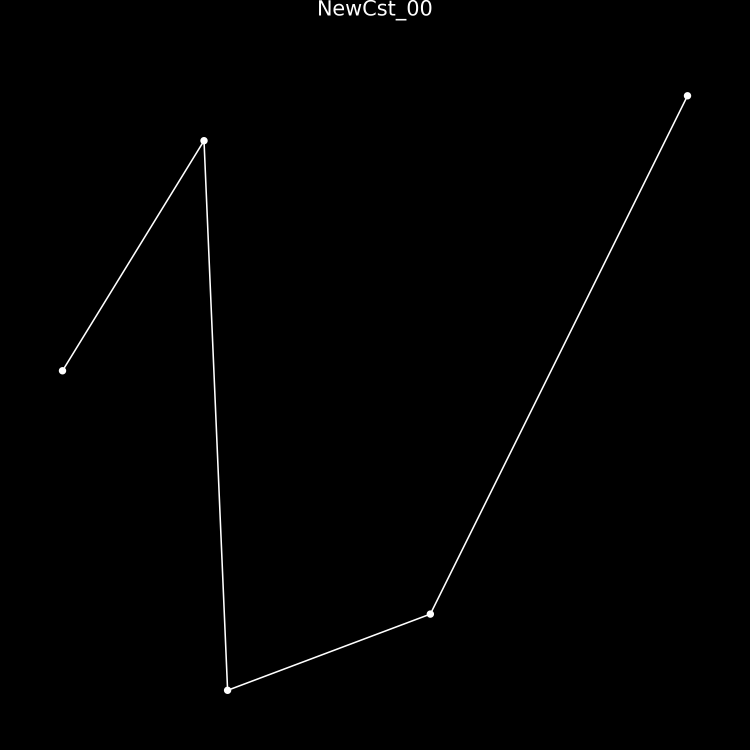
#> input picture constellation_maps/0_NewCst_00.png, 3000 x 2999 px, found by its file name (shown at 1/4 size); its folder holds only this picture in this run
$ python api_doubao.py
#> lines starting #> are read from the running program, lines starting #| are printed output that depends on the picture; after the words box and inside, x2 and y2 are one past the last pixel; in counts of white or black regions, pixels touching at a corner belong together
import os
import numpy as np
from PIL import Image
from skimage import measure, filters
from skimage.color import rgb2gray
import pandas as pd
import requests
import json
import time
import hmac
import hashlib
from concurrent.futures import ThreadPoolExecutor, as_completed

# --- 1. 配置区域 ---
DOUBAO_API_KEY = os.getenv("DOUBAO_API_KEY", "")
DOUBAO_SECRET_KEY = os.getenv("DOUBAO_SECRET_KEY", "")
IMAGE_DIR = "D:\code\constellation_maps"  # 存放星座图片的文件夹路径
OUTPUT_EXCEL = "naming_system.xlsx"  # 输出结果文件名
MAX_WORKERS = 5  # 并发处理数量，根据你的网络和CPU调整

# --- 2. 核心功能函数 ---

def generate_doubao_token(api_key, secret_key, expire=3600):
    """生成豆包API的访问令牌"""
    current_time = int(time.time())
    to_sign = f"{api_key}{current_time}{expire}"
    signature = hmac.new(
        secret_key.encode("utf-8"),
        to_sign.encode("utf-8"),
        hashlib.sha256
    ).hexdigest()
    return f"{api_key}:{signature}:{current_time}:{expire}"

def extract_shape_features(image_path):
    """
    使用Pillow和scikit-image提取图片中星座的形态特征。
    返回一个包含特征描述的字符串。
    """
    try:
        # 1. 使用Pillow打开图片并转换为灰度图
        with Image.open(image_path) as img:
            # 如果是彩色图，转换为灰度图
#> img is the input picture: PIL image 3000x2999 RGBA; mean R, G, B, A 1.5, 1.5, 1.5, 255
            if img.mode != 'L':
                img = img.convert('L')
#> img: PIL image 3000x2999 L
            # 转换为numpy数组
            img_array = np.array(img)

        # 2. 二值化处理 (模拟 cv2.threshold)
        # 使用Otsu's方法自动寻找最佳阈值，适合前景和背景对比明显的图像
        thresh_value = filters.threshold_otsu(img_array)
#> thresh_value = 122
        # 对图像进行二值化，大于阈值的为1（前景），小于的为0（背景）
        # 注意：我们反转了阈值，因为通常星图是白色星星在黑色背景上
        binary_mask = img_array < thresh_value
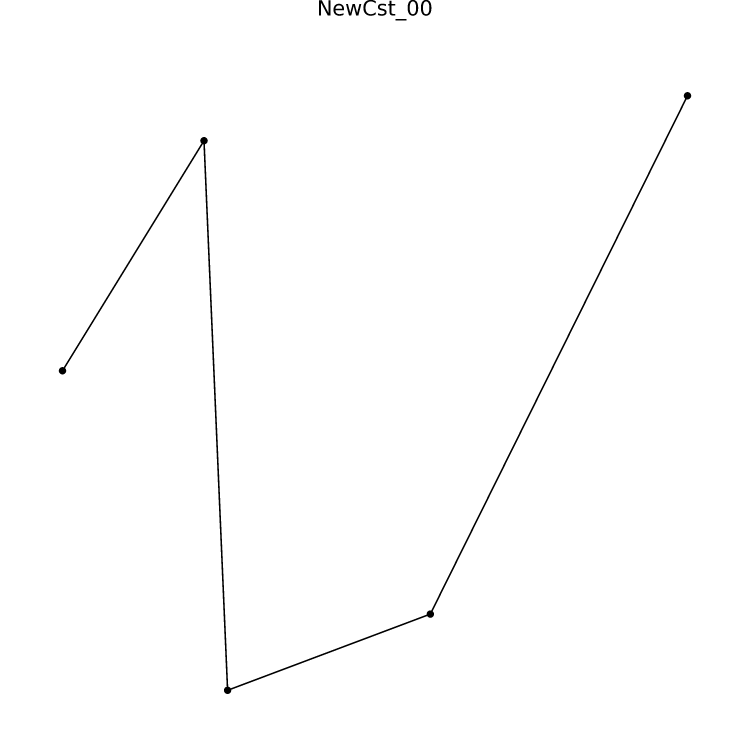
#> binary_mask: shape (2999, 3000) bool (shown at 1/4 size); 99.4% white; 10 black regions, largest, box (x1, y1, x2, y2) and area: (235, 368, 2765, 2776) 43338, (1276, 1, 1322, 62) 1436, (1384, 16, 1445, 62) 1234

        # 3. 查找轮廓 (模拟 cv2.findContours)
        # measure.find_contours返回的是轮廓的坐标点列表
        contours = measure.find_contours(binary_mask, level=0.5)
#> contours = 13 point arrays, longest 16227 points

        # 4. 分析轮廓
        shape_types = []
        star_count = 0
        line_segments = 0

        for contour in contours:
            # contour是一个Nx2的数组，包含轮廓上点的坐标

            # 计算轮廓的面积 (模拟 cv2.contourArea)
            area = measure.area(contour)

            # 计算轮廓的周长 (模拟 cv2.arcLength)
            perimeter = measure.perimeter(contour)

            # 简单分类：小面积的视为星点，大面积的视为连线或形状
            if area < 50:  # 星点
                star_count += 1
            else:  # 连线或形状
                if perimeter > 100:  # 较长的轮廓视为连线
                    line_segments += 1
                else:  # 较短的轮廓尝试识别形状
                    # 计算轮廓的多边形逼近 (模拟 cv2.approxPolyDP)
                    # 使用轮廓的凸包来简化形状
                    hull = measure.convex_hull_object(contour)
                    # 计算凸包的顶点数
                    num_vertices = len(hull.vertices)

                    if num_vertices == 3:
                        shape_types.append("三角形")
                    elif num_vertices == 4:
                        shape_types.append("四边形")
                    elif num_vertices > 4:
                        shape_types.append("多边形")
#> this loop made 1 pass
#> after the loop, line_segments = 0; shape_types = []; star_count = 0

        # 5. 生成特征描述文本
        unique_shapes = list(set(shape_types))
        shape_desc = f"包含{', '.join(unique_shapes)}" if unique_shapes else "无明显几何形状"

        features = (
            f"这是一个自定义星座的星图。{shape_desc}，"
            f"可辨识的星点约{star_count}个，主要连线片段约{line_segments}条。"
        )
        return features

    except Exception as e:
        return f"特征提取失败: {e}"

def call_doubao_api(prompt, token):
    """调用豆包API生成星座名称"""
    url = "https://aquasearch.volcengineapi.com/v1/chat/completions"
    headers = {
        "Authorization": f"Bearer {token}",
        "Content-Type": "application/json"
    }
    data = {
        "model": "doubao-pro",
        "messages": [{"role": "user", "content": prompt}],
        "temperature": 0.9,
        "max_tokens": 50
    }
    try:
        response = requests.post(url, headers=headers, data=json.dumps(data), timeout=30)
        response.raise_for_status()
        result = response.json()
        return result["choices"][0]["message"]["content"].strip()
    except requests.exceptions.RequestException as e:
        return f"API调用失败: {e}"

def process_single_image(image_path, token):
    """处理单张图片的完整流程：特征提取 -> API调用 -> 返回结果"""
    print(f"正在处理: {os.path.basename(image_path)}...")

    # 提取特征
    features = extract_shape_features(image_path)
    if "失败" in features:
        return {
            "image_path": image_path,
            "features": features,
            "constellation_name": "提取失败"
        }

    # 构建提示词
    prompt = f"""
    根据以下对一个全新、自定义划分的星座的形态描述，为它起一个独特的中文名称（2-4字）。
    这个名称应该富有想象力、诗意或神话色彩，并且能够反映出它的形状特征。
    不要使用现有88星座的名称。

    星座形态描述:
    {features}

    请只返回星座名称。
    """

    # 调用API
    name = call_doubao_api(prompt, token)

    return {
        "image_path": image_path,
        "features": features,
        "constellation_name": name
    }

# --- 3. 主执行函数 ---

def main():
    """主函数，执行批量处理流程"""
    print("--- 开始批量处理星座命名任务 ---")

    # 检查图片目录是否存在
    if not os.path.isdir(IMAGE_DIR):
        print(f"错误: 图片目录 '{IMAGE_DIR}' 不存在。")
        return

    # 获取所有图片文件路径
    image_extensions = ('.png', '.jpg', '.jpeg', '.bmp', '.tiff')
    image_paths = [os.path.join(IMAGE_DIR, f) for f in os.listdir(IMAGE_DIR) if f.lower().endswith(image_extensions)]

    if not image_paths:
        print(f"错误: 在目录 '{IMAGE_DIR}' 中未找到任何图片。")
        return

    print(f"共发现 {len(image_paths)} 张图片，准备开始处理...")

    # 生成一次Token供所有请求使用
    print("正在获取API访问令牌...")
    try:
        token = generate_doubao_token(DOUBAO_API_KEY, DOUBAO_SECRET_KEY)
    except Exception as e:
        print(f"获取Token失败: {e}")
        return

    # 使用线程池并发处理图片
    results = []
    with ThreadPoolExecutor(max_workers=MAX_WORKERS) as executor:
        # 提交所有任务
        futures = {executor.submit(process_single_image, path, token): path for path in image_paths}

        # 收集结果
        for future in as_completed(futures):
            try:
                results.append(future.result())
            except Exception as e:
                print(f"处理图片 {futures[future]} 时发生严重错误: {e}")

    # 将结果保存到Excel
    print("\n处理完成，正在将结果写入Excel文件...")
    df = pd.DataFrame(results)
    df.to_excel(OUTPUT_EXCEL, index=False, engine='openpyxl')
    print(f"任务成功结束！结果已保存至 {OUTPUT_EXCEL}")

# --- 4. 脚本入口 ---
if __name__ == "__main__":
    main()

$ run again, on constellation_maps/13_NewCst_13.png
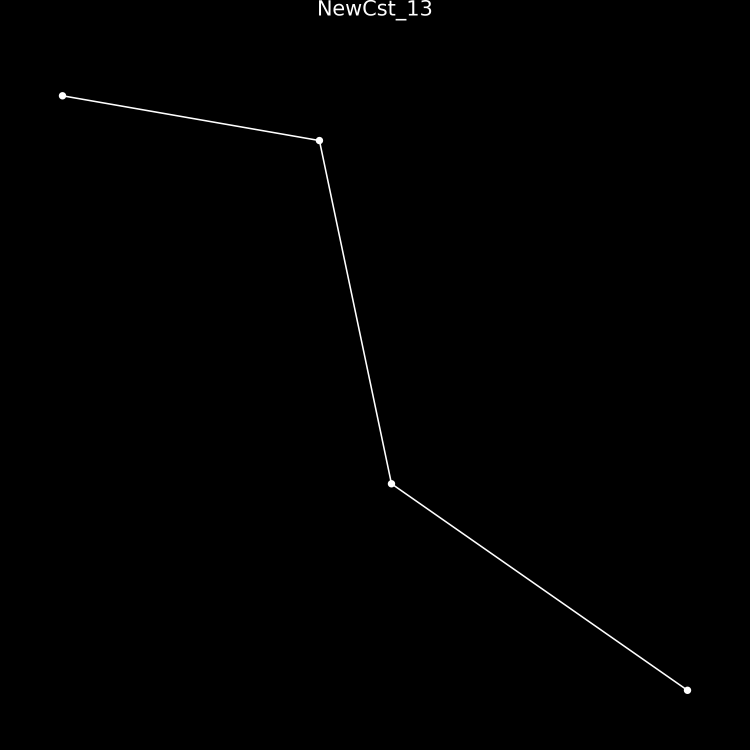
#> input picture constellation_maps/13_NewCst_13.png, 3000 x 2999 px, found by its file name (shown at 1/4 size)
#> in extract_shape_features, img is the input picture: PIL image 3000x2999 RGBA; mean R, G, B, A 1, 1, 1, 255
#> img: PIL image 3000x2999 L
#> thresh_value = 122
#> in extract_shape_features, `binary_mask = img_array < thresh_value`:
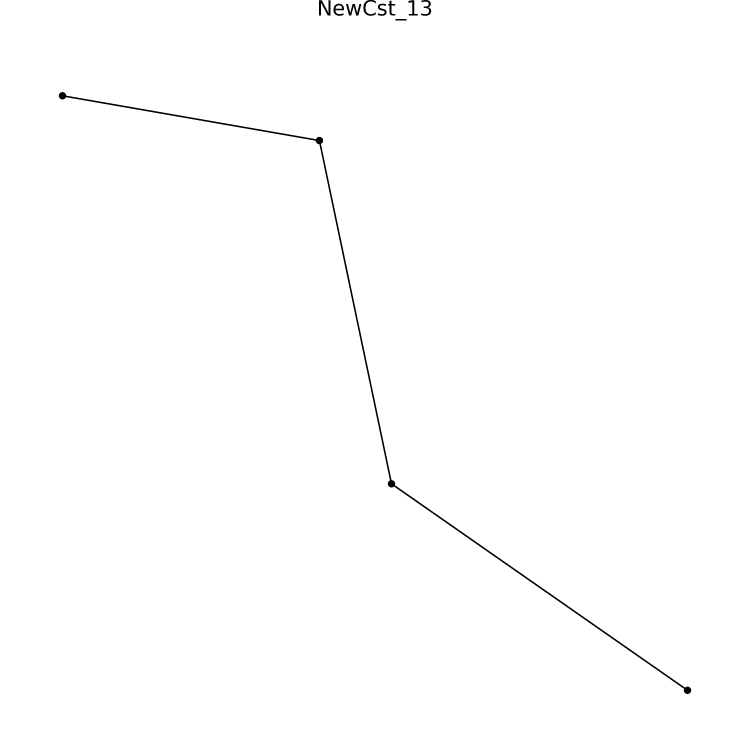
#> binary_mask: shape (2999, 3000) bool (shown at 1/4 size); 99.6% white; 10 black regions, largest, box (x1, y1, x2, y2) and area: (235, 368, 2765, 2776) 26646, (1276, 1, 1322, 62) 1436, (1384, 16, 1445, 62) 1234
#> contours = 11 point arrays, longest 9969 points
#> the loop in extract_shape_features, `for contour in contours:` made 1 pass
#> after the loop in extract_shape_features, `for contour in contours:`: line_segments = 0; shape_types = []; star_count = 0

$ run again, on constellation_maps/14_NewCst_14.png
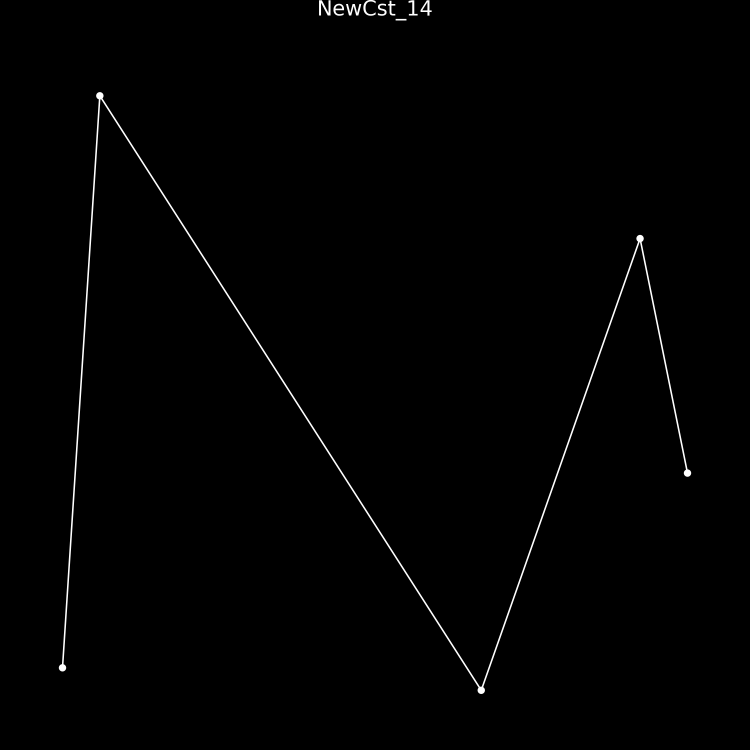
#> input picture constellation_maps/14_NewCst_14.png, 3000 x 2999 px, found by its file name (shown at 1/4 size)
#> in extract_shape_features, img is the input picture: PIL image 3000x2999 RGBA; mean R, G, B, A 1.7, 1.7, 1.7, 255
#> img: PIL image 3000x2999 L
#> thresh_value = 122
#> in extract_shape_features, `binary_mask = img_array < thresh_value`:
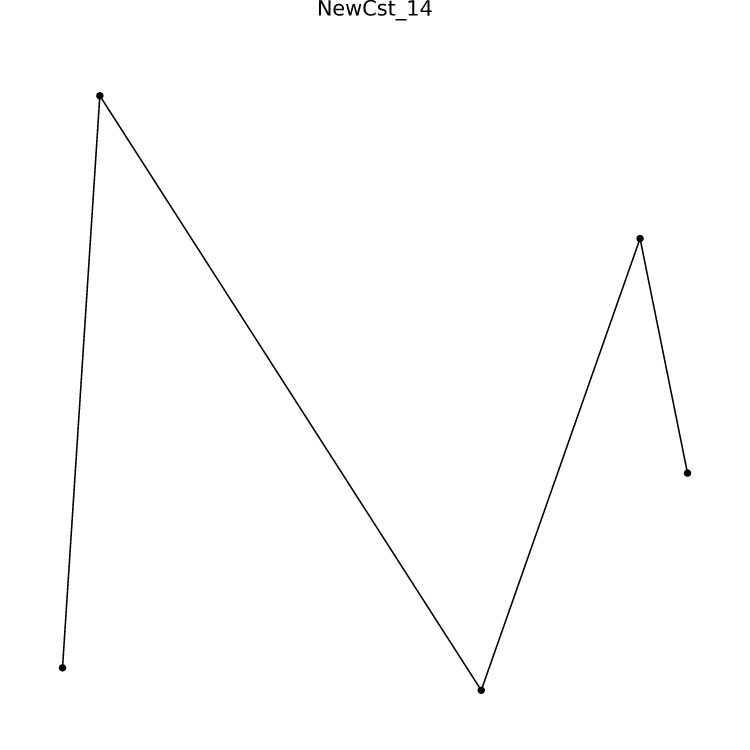
#> binary_mask: shape (2999, 3000) bool (shown at 1/4 size); 99.3% white; 10 black regions, largest, box (x1, y1, x2, y2) and area: (235, 368, 2765, 2776) 52939, (1276, 1, 1322, 62) 1436, (1384, 16, 1445, 62) 1234
#> contours = 12 point arrays, longest 20067 points
#> the loop in extract_shape_features, `for contour in contours:` made 1 pass
#> after the loop in extract_shape_features, `for contour in contours:`: line_segments = 0; shape_types = []; star_count = 0

$ run again, on constellation_maps/15_NewCst_15.png
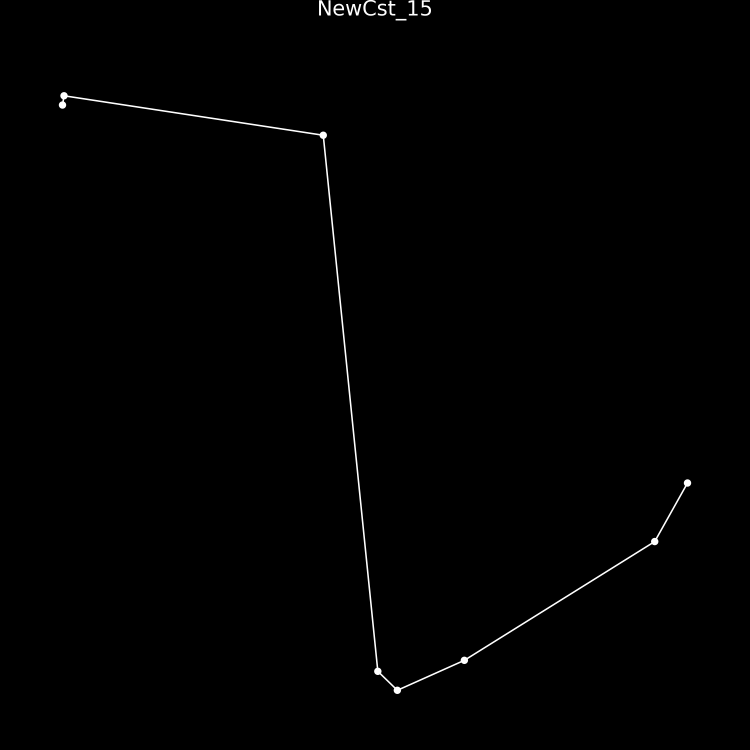
#> input picture constellation_maps/15_NewCst_15.png, 3000 x 2999 px, found by its file name (shown at 1/4 size)
#> in extract_shape_features, img is the input picture: PIL image 3000x2999 RGBA; mean R, G, B, A 1.2, 1.2, 1.2, 255
#> img: PIL image 3000x2999 L
#> thresh_value = 122
#> in extract_shape_features, `binary_mask = img_array < thresh_value`:
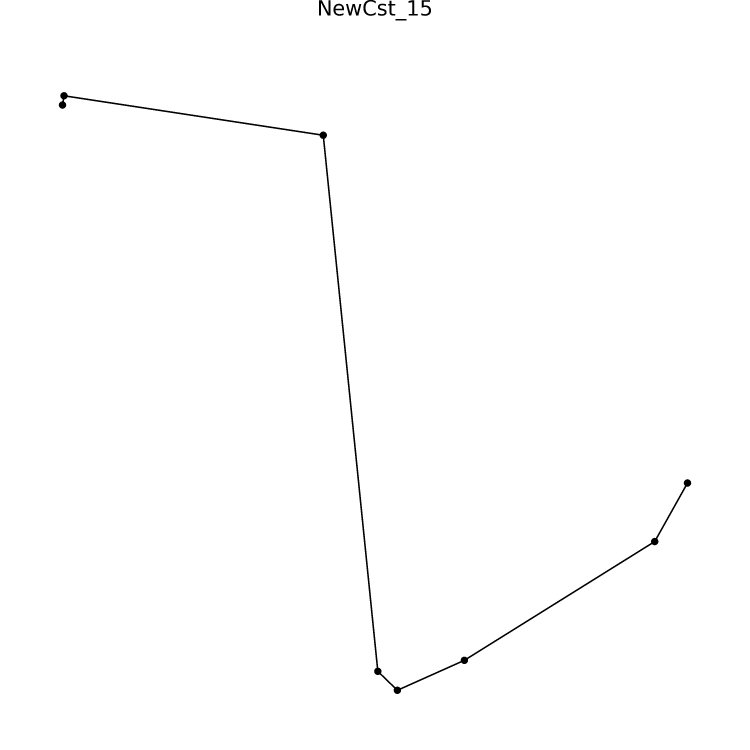
#> binary_mask: shape (2999, 3000) bool (shown at 1/4 size); 99.5% white; 10 black regions, largest, box (x1, y1, x2, y2) and area: (235, 368, 2765, 2776) 34441, (1276, 1, 1322, 62) 1436, (1384, 16, 1445, 62) 1234
#> contours = 11 point arrays, longest 11809 points
#> the loop in extract_shape_features, `for contour in contours:` made 1 pass
#> after the loop in extract_shape_features, `for contour in contours:`: line_segments = 0; shape_types = []; star_count = 0

$ run again, on constellation_maps/10_NewCst_10.png
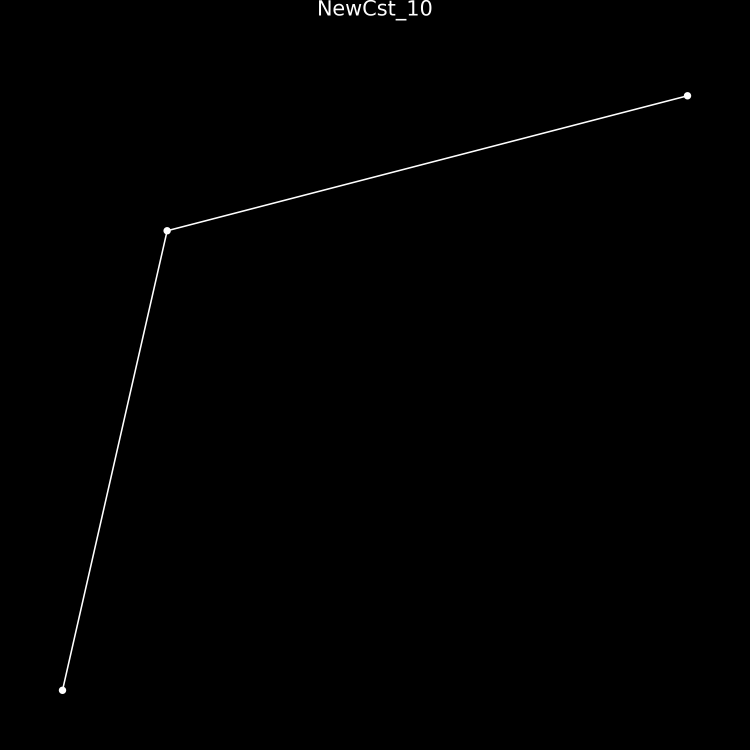
#> input picture constellation_maps/10_NewCst_10.png, 3000 x 2999 px, found by its file name (shown at 1/4 size)
#> in extract_shape_features, img is the input picture: PIL image 3000x2999 RGBA; mean R, G, B, A 1, 1, 1, 255
#> img: PIL image 3000x2999 L
#> thresh_value = 122
#> in extract_shape_features, `binary_mask = img_array < thresh_value`:
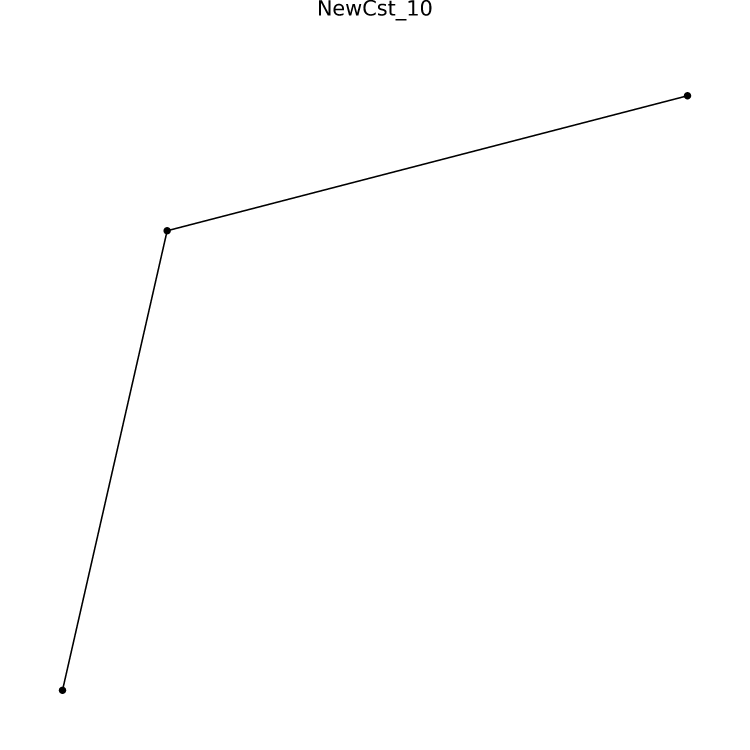
#> binary_mask: shape (2999, 3000) bool (shown at 1/4 size); 99.6% white; 10 black regions, largest, box (x1, y1, x2, y2) and area: (235, 368, 2765, 2776) 27073, (1276, 1, 1322, 62) 1436, (1384, 16, 1445, 62) 1234
#> contours = 12 point arrays, longest 9943 points
#> the loop in extract_shape_features, `for contour in contours:` made 1 pass
#> after the loop in extract_shape_features, `for contour in contours:`: line_segments = 0; shape_types = []; star_count = 0
